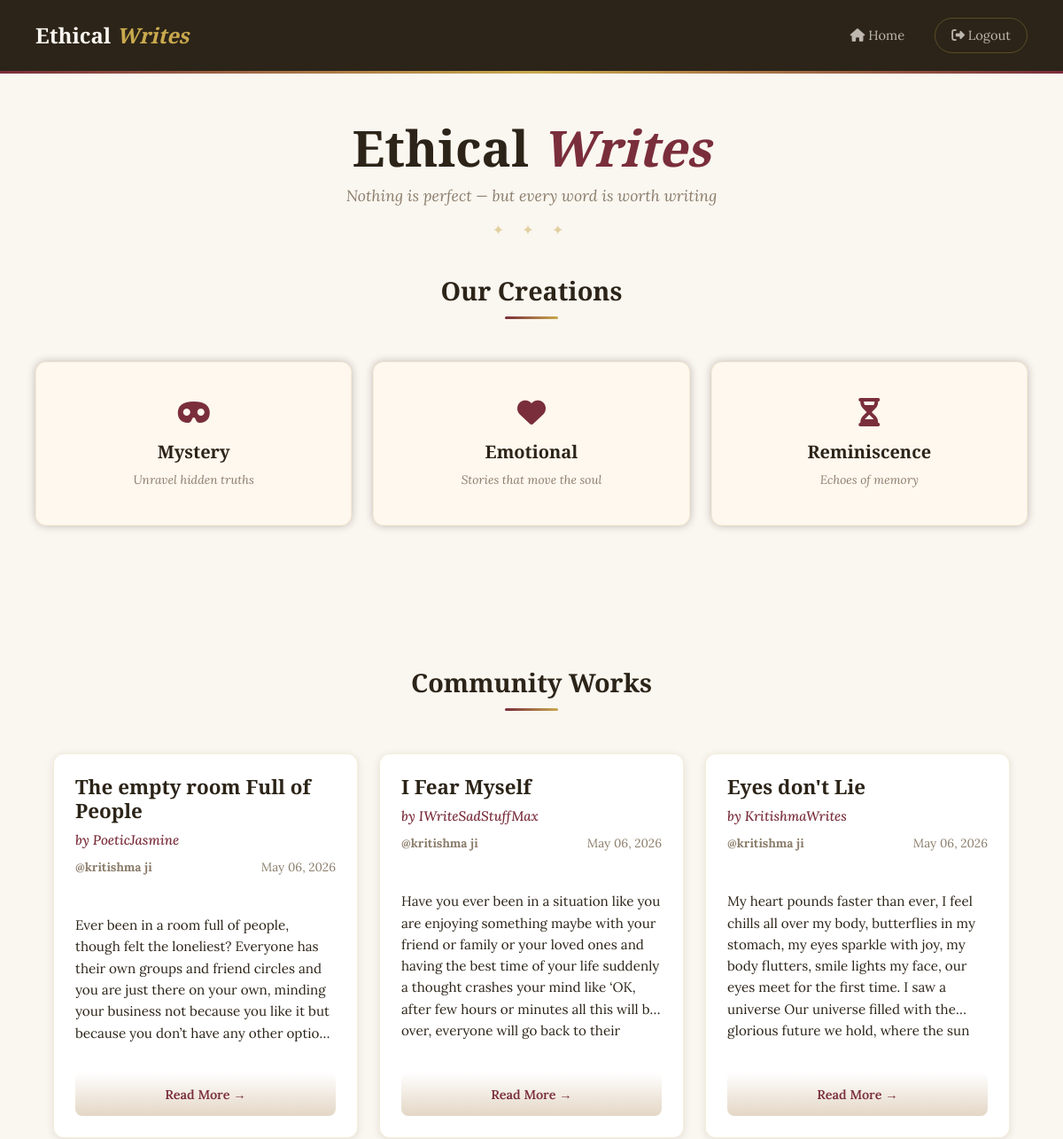
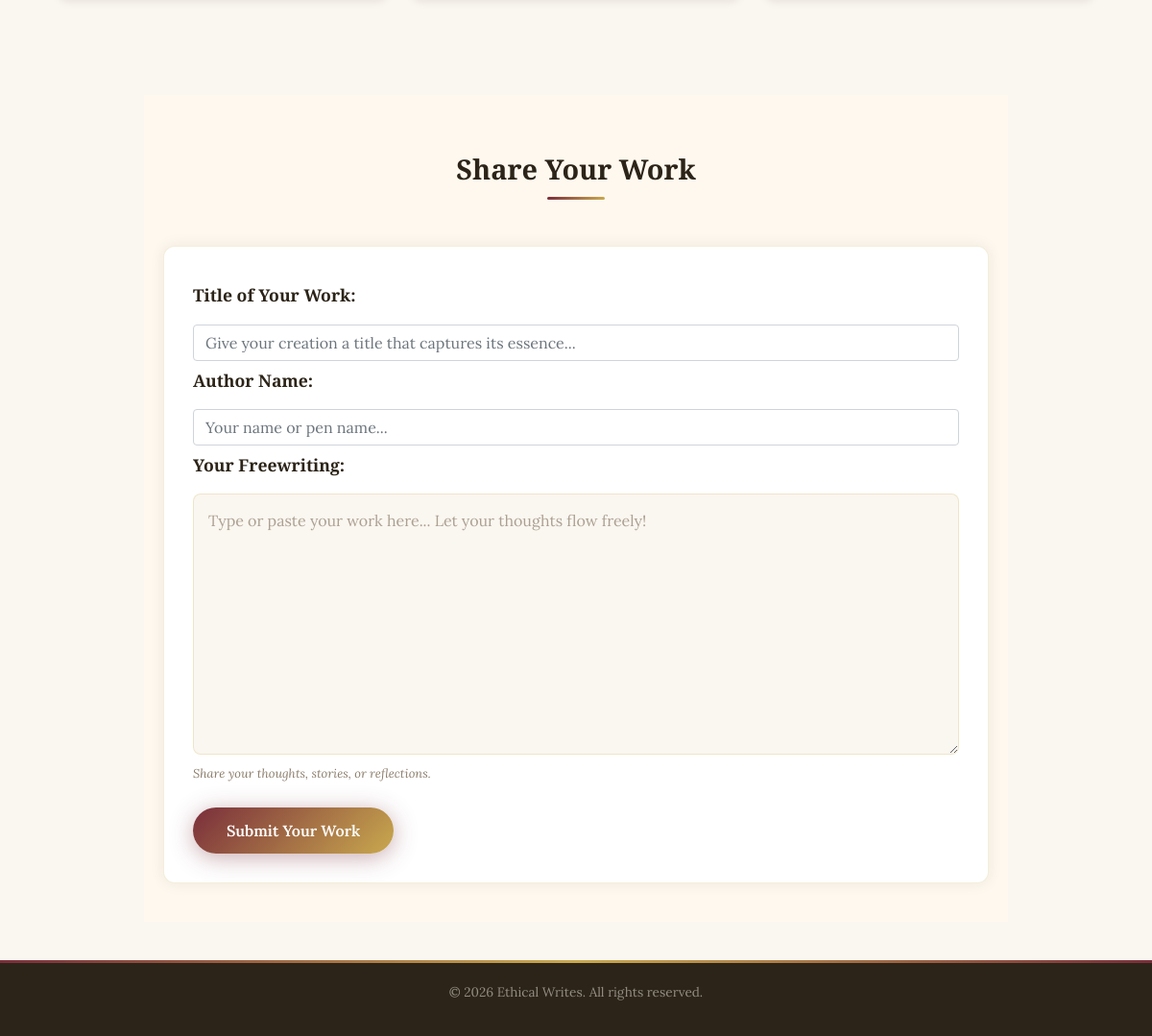
Page /webpage1/ (signed in) on the committed database (2 pictures, top to bottom).
### ethicalwritesapp/models.py (models this page shows, shortened)
class UserWork(models.Model):
    user = models.ForeignKey(User, on_delete=models.CASCADE, related_name='works')
    username = models.CharField(max_length=150)
    submitted_date = models.DateTimeField(auto_now_add=True)
    freewriting = models.TextField()
    author = models.CharField(max_length=150, blank=True, null=True)
    title = models.CharField(max_length=255, blank=True, null=True)
    class Meta:
        verbose_name_plural = 'User Works'
        ordering = ['-submitted_date']

### ethicalwritesapp/views.py (the view, shortened to what this page needs)
# urls.py: path('webpage1/', views.webpage1, name='webpage1'),
@login_required(login_url='login_user')
@require_http_methods(["GET", "POST"])
def webpage1(request):
    user_works = UserWork.objects.all().order_by('-submitted_date')
    context = {
        'user_works': user_works,
        'request_user': request.user,
    }
    return render(request, 'webpage1.html', context)

### templates/webpage1.html (shortened to what this page needs)
{% load static %}
<!DOCTYPE html>
<html lang="en">
<head>
    <link rel="stylesheet" href="https://cdnjs.cloudflare.com/ajax/libs/font-awesome/6.6.0/css/all.min.css"
 />
    <link rel="stylesheet" href="https://stackpath.bootstrapcdn.com/bootstrap/4.5.2/css/bootstrap.min.css">
</head>
<body>
    <header class="page-header">
        <a href="{% url 'home' %}" class="brand">Ethical <span>Writes</span></a>
        <div class="header-actions">
            <a href="{% url 'home' %}"><i class="fas fa-home"></i> Home</a>
            <a href="{% url 'logout_user' %}" class="logout-btn"><i class="fas fa-sign-out-alt"></i> Logout</a>
        </div>
    </header>
    <div class="title-section">
        <h1>Ethical <em>Writes</em></h1>
        <p class="subtitle">Nothing is perfect — but every word is worth writing</p>
        <div class="flourish">✦ ✦ ✦</div>
    </div>
    <h2 class="section-label">Our Creations</h2>
    <div class="genres-grid">
        <div class="genre-card genre-mystery">
            <a href="{% url 'webpage2'%}">
                <i class="fas fa-mask genre-icon"></i>
                <span class="genre-name">Mystery</span>
                <span class="genre-desc">Unravel hidden truths</span>
            </a>
        </div>
        <div class="genre-card genre-emotional">
            <a href="{% url 'webpage3'%}">
                <i class="fas fa-heart genre-icon"></i>
                <span class="genre-name">Emotional</span>
                <span class="genre-desc">Stories that move the soul</span>
            </a>
        </div>
        <div class="genre-card genre-reminiscence">
            <a href="{% url 'webpage4'%}">
                <i class="fas fa-hourglass-half genre-icon"></i>
                <span class="genre-name">Reminiscence</span>
                <span class="genre-desc">Echoes of memory</span>
            </a>
        </div>
    </div>
    <div class="user-works-section">
        <h2 class="section-label">Community Works</h2>
        {% if user_works %}
        <div class="user-works-grid">
            {% for work in user_works %}
            <div class="user-work-card">
                <div class="work-card-header">
                    <h3 class="work-card-title">{{ work.title|truncatewords:10 }}</h3>
                    <p class="work-card-author">by {{ work.author }}</p>
                    <div class="work-card-meta">
                        <span><strong>@{{ work.username }}</strong></span>
                        <span>{{ work.submitted_date|date:"M d, Y" }}</span>
                    </div>
                </div>
                <div class="work-card-content">
                    {{ work.freewriting|truncatewords:60 }}
                </div>
                <div class="work-card-footer">
                    <a href="{% url 'view_user_work' work.id %}" class="read-more-btn">Read More →</a>
                </div>
            </div>
            {% endfor %}
        </div>
        {% else %}
        <div class="no-works-message">
            <p>No community works yet. Be the first to share your creation!</p>
        </div>
        {% endif %}
    </div>
    <div class="work-submission-section">
        <h2 class="section-label">Share Your Work</h2>
        <div class="submission-form-container">
            <form method="POST" class="work-form">
                <div class="form-group">
                    <label for="title">Title of Your Work:</label>
                    <input
                        type="text"
                        id="title"
                        name="title"
                        class="form-control"
                        placeholder="Give your creation a title that captures its essence..."
                        required
                    >
                    <label for = "author">Author Name:</label>
                    <input
                        type="text"
                        id="author"
                        name="author"
                        class="form-control"
                        placeholder="Your name or pen name..."
                        required
                    >
                    <label for="freewriting">Your Freewriting:</label>
                    <textarea
                        id="freewriting"
                        name="freewriting"
                        class="form-control work-textarea"
                        placeholder="Type or paste your work here... Let your thoughts flow freely!"
                        rows="10"
                        required
                    ></textarea>
                    <small class="form-text text-muted">Share your thoughts, stories, or reflections.</small>
                </div>
                <button type="submit" class="btn btn-submit">Submit Your Work</button>
            </form>
        </div>
    </div>
    <footer class="page-footer">
        <p>&copy; 2026 Ethical Writes. All rights reserved.</p>
    </footer>
</body>
</html>

### rows in the picture
UserWork: title "The empty room Full of People", author "PoeticJasmine", username "kritishma ji", submitted_date "May 06, 2026", freewriting "Ever been in a room full of people, though felt the loneliest? Everyone has their own groups and friend circles and you are just there on your own, minding your business not because you like it but because you don’t have any other…"
UserWork: title "I Fear Myself", author "IWriteSadStuffMax", username "kritishma ji", submitted_date "May 06, 2026", freewriting "Have you ever been in a situation like you are enjoying something maybe with your friend or family or your loved ones and having the best time of your life suddenly a thought crashes your mind like ‘OK, after few hours or minutes all this will be over, everyone will go back to…"
UserWork: title "Eyes don't Lie", author "KritishmaWrites", username "kritishma ji", submitted_date "May 06, 2026", freewriting "My heart pounds faster than ever, I feel chills all over my body, butterflies in my stomach, my eyes sparkle with joy, my body flutters, smile lights my face, our eyes meet for the first time. I saw a universe Our universe filled with the glorious future we hold, where the…"
